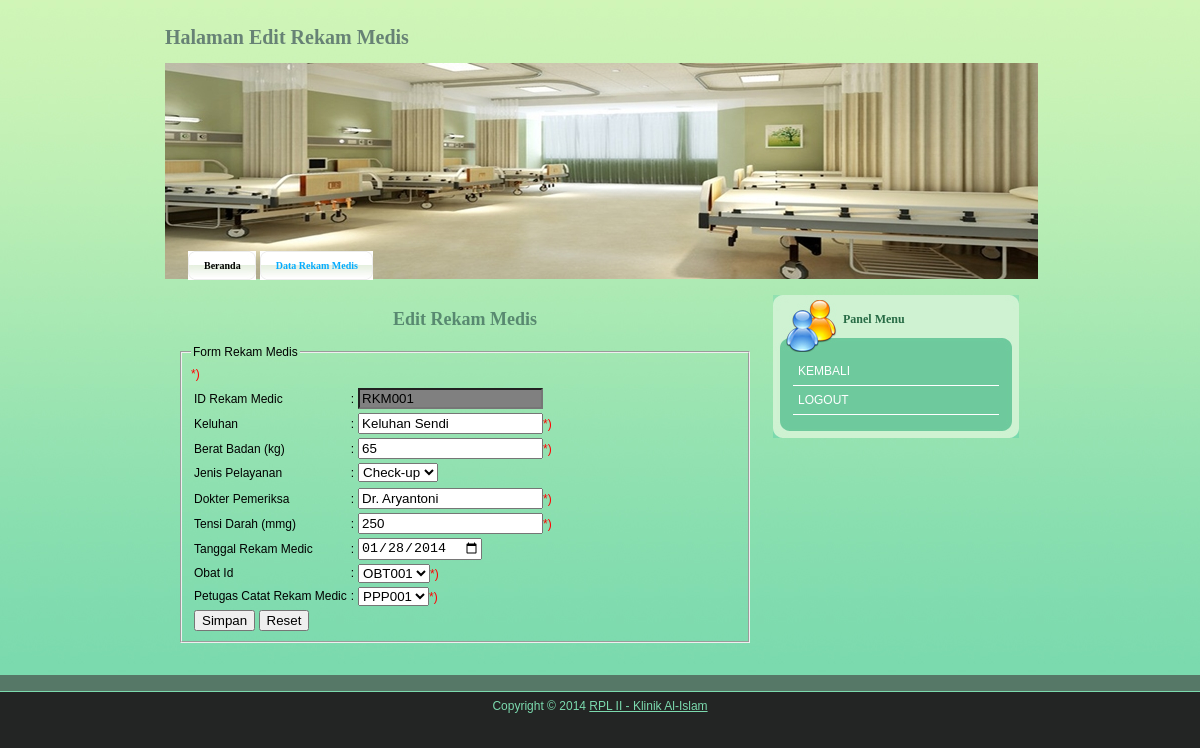
Screenshot of /perawat_editrekam.php?id=RKM001 with the database file from the repository.
### tables this page shows
CREATE TABLE IF NOT EXISTS `rekam_medis` (
  `rekam_id` char(6) NOT NULL,
  `rekam_keluhan` varchar(70) DEFAULT NULL,
  `rekam_beratbadan` int(11) DEFAULT NULL,
  `rekam_pelayanan` varchar(20) DEFAULT NULL,
  `rekam_pemeriksa` varchar(20) DEFAULT NULL,
  `rekam_tensidarah` char(5) DEFAULT NULL,
  `rekam_tgl` date DEFAULT NULL,
  `obat_id` char(6) DEFAULT NULL,
  `petugas_id` char(6) DEFAULT NULL,
  PRIMARY KEY (`rekam_id`),
  KEY `obat_id` (`obat_id`),
  KEY `petugas_id` (`petugas_id`)
);

### perawat_editrekam.php (the view, shortened to what this page needs)
<?php
include 'includes/koneksi.php';
if (isset($_GET['id'])) {
    $query = $dbh->query("SELECT * FROM rekam_medis WHERE rekam_id = '$_GET[id]'");
    $data  = $query->fetch(PDO::FETCH_ASSOC);
} else {
    echo "ID tidak tersedia !";
	echo "<a href='perawat_tambahrekam.php'> Tambah Data Rekam Medis</a>";
	echo "Atau ";
	echo "<a href='perawat_rekam.php'> Kembali</a>";
    exit();
}
?>
<!DOCTYPE html PUBLIC "-//W3C//DTD XHTML 1.0 Transitional//EN" "http://www.w3.org/TR/xhtml1/DTD/xhtml1-transitional.dtd">
<html xmlns="http://www.w3.org/1999/xhtml">
		<head>
		<link href="adsi.css" rel="stylesheet" type="text/css" />
		</head>
<body>
	<div id="templatemo_top_bg">
   	  <div class="templatemo_container">
        	<div id="templatemo_header">
            	<div id="templatemo_logo">
	            	Halaman Edit Rekam Medis
                </div>
                <div id="templatemo_header_bottom">
                	<div id="templatemo_menu">
                    	<ul>
                        	<li><a href="perawat_beranda.php"><b>Beranda</b></a></li>
							<li class="current"><a href="perawat_rekam.php"><b>Data Rekam Medis</b></a></li>
                        </ul>
                    </div>
                </div>
            </div>
            <div id="templatemo_content">
            	<div id="templatemo_content_left">
                	<div class="templatemo_post">
						<h1 align="center">Edit Rekam Medis</h1>
							<fieldset style="width : auto%; margin: auto;">
								<legend>Form Rekam Medis</legend>
								<table border="0">
									<tr><form method="post" action="perawat_updaterekam.php">
									<tr><td>ID Rekam Medic</td><td>:</td><td><input type="text" name="id" value="<?php echo $data['rekam_id']; ?>" readonly style="background-color: gray;" /></td></tr><tr>
										<td>Keluhan</td><td>:</td><td><input type="text" maxlength="25" name="rekam_keluhan" value="<?php echo $data['rekam_keluhan']; ?>" required /><font color="red">*)</font></td>
									</tr><tr>
										<td>Berat Badan (kg)</td><td>:</td><td><input type="text" maxlength="25" name="rekam_beratbadan" value="<?php echo $data['rekam_beratbadan']; ?>" required /><font color="red">*)</font></td>
									</tr><tr>
										<td>Jenis Pelayanan</td><td>:</td><td><?php if ($data['rekam_pelayanan'] == 'Check up') : ?>
										<select name="rekam_pelayanan">
											<option value="Check Up" checked>Check-up</option>
											<option value="Medical">Medical</option>
										</select>
										<?php else : ?>
										<select name="rekam_pelayanan">
											<option value="Check Up">Check-up</option>
										</select>
										<?php endif; ?></td><font color="red">*)</font></td>									</tr><tr>
										<td>Dokter Pemeriksa</td><td>:</td><td><input type="text" maxlength="25" name="rekam_pemeriksa" value="<?php echo $data['rekam_pemeriksa']; ?>" required /><font color="red">*)</font></td>
									</tr><tr>
										<td>Tensi Darah (mmg)</td><td>:</td><td><input type="text" maxlength="3" name="rekam_tensidarah" value="<?php echo $data['rekam_tensidarah']; ?>" required /><font color="red">*)</font></td>
									</tr><tr>
										<td>Tanggal Rekam Medic</td><td>:</td><td><input type="date" name="rekam_tgl" value="<?php echo $data['rekam_tgl']; ?>"/></td>
									</tr><tr>
										<td>Obat Id</td><td>:</td><td>
										<?php
										$ambil = "SELECT obat_id from obat";
										$hasil = mysql_query($ambil);
										?>
										<select name="obat_id">
										<?php
										while ($line = mysql_fetch_array($hasil, MYSQL_ASSOC)){
										?>
										<option value="<?php echo $line['obat_id'];?>"> <?php echo$line['obat_id'];?></option>
										<?php
										}
										?>
										</select><font color="red">*)</font></td><td>
									</tr><tr>
										<td>Petugas Catat Rekam Medic</td><td>:</td><td>
										<?php
										$ambil = "SELECT petugas_id from petugas where left(petugas_id,3)='PPP'";
										$hasil = mysql_query($ambil);
										?>
										<select name="petugas_id">
										<?php
										while ($line = mysql_fetch_array($hasil, MYSQL_ASSOC)){
										?>
										<option value="<?php echo $line['petugas_id'];?>"> <?php echo$line['petugas_id'];?></option>
										<?php
										}
										?>
										</select><font color="red">*)</font></td><td>
									</tr><tr>
										<td>
										<input type="submit" value="Simpan">
										<input type="reset" value="Reset" onclick="return confirm('Hapus data yang telah diinput?')"></td>
									</tr></form>
								</table>
							</fieldset>
                    </div>
              </div>
              <div id="templatemo_content_right">
                    <div class="templatemo_section">
                    	<div class="templatemo_section_2_top">
                        Panel Menu
                        </div>
                        <div class="templatemo_section_2_mid">
                        <ul>
                        	<li><a href="perawat_rekam.php">KEMBALI</a> </li>
                        	<li><a href="index.php">LOGOUT</a> </li>
						</ul>
                        </div>
                        <div class="templatemo_section_2_bottom">
                        </div>
                    </div>
                </div>
                <div class="cleaner_with_height"></div>
        </div>
        <div class="cleaner_with_height"></div>
   	  </div>
    </div>
    <div id="templatemo_bottom_bg">
    	<div class="templatemo_container">
        	<div id="templatemo_bottom_panel">
			</div>
            <div class="cleaner_with_height"></div>
        </div>
    </div>
    <?php include 'includes/footer.php'; ?>
</body>
</html>

### adsi.css (style rules this page uses)
html { background: #232524; }
body { margin: 0; padding:0; font-family: Arial, Helvetica, sans-serif; font-size: 12px; line-height: 1.5em; width: 100%; display: table; }
a:link, a:visited { color: #006699; text-decoration: underline; }
.templatemo_container { width: 900px; margin: auto; }
#templatemo_bottom_bg { width: 100%; background: #567867; border-bottom: 1px solid #7bdaae; }
#templatemo_top_bg { width: 100%; background: #7bdaae url(images/templatemo_bg.jpg) repeat-x; }
#templatemo_header { width: 100%; height: 280px; }
#templatemo_logo { float: left; width: 600px; height: 20px; font-family: Tahoma; font-size: 20px; font-weight: bold; color: #678275; margin: 28px 0 0 15px; padding: 0; }
#templatemo_header_bottom { float: left; width: 873px; height: 216px; background: url(images/templatemo_header.jpg) no-repeat; margin: 15px 0 0 15px; }
#templatemo_menu { width: 465px; height: 29px; margin: 170px 0 0 23px; padding: 0; }
#templatemo_menu ul { list-style: none; display: inline; }
#templatemo_menu li a { float: left; display: block; color: #000; background: url(images/templatemo_menu_left.jpg) no-repeat; text-decoration: none; font-family: Tahoma; font-size: 10px; margin: 0 4px 0 0; padding: 0; height: 29px; line-height: 29px; text-align: center; cursor: pointer; }
#templatemo_menu li a b { float: left; display: block; margin: 0 0 0 6px; padding: 0 15px 0 10px; background: url(images/templatemo_menu_right.jpg) right top no-repeat; color: #000; }
#templatemo_menu li.current a, #templatemo_menu li a:hover, #templatemo_menu li.current a b, #templatemo_menu li a:hover b { color: #05acff; }
#templatemo_content { margin: 15px; padding: 0; }
#templatemo_content_left { float: left; width: 600px; }
#templatemo_content_left .templatemo_post { margin: 15px; padding: 0; }
.templatemo_post h1 { font-family: Tahoma; font-size: 18px; color: #588970; margin: 0 0 15px 0; padding: 0; }
#templatemo_content_right { float: right; width: 250px; margin: 0 12px 0 0 ; padding: 0; }
.templatemo_section { margin: 0 0 15px 0; padding: 0; }
.templatemo_section_2_top { width: 176px; height: 42px; font-family: Tahoma; font-weight: bold; font-size: 12px; color: #276b45; background: url(images/templatemo_section_2_top_bg.jpg) no-repeat; margin: 0; padding: 15px 0 0 70px; }
.templatemo_section_2_mid { width: 246px; background: url(images/templatemo_section_2_mid_bg.jpg) repeat-y; margin: 0; padding: 5px 0; }
.templatemo_section_2_bottom { width: 246px; height: 18px; background: url(images/templatemo_section_2_bottom_bg.jpg) no-repeat; }
.templatemo_section_2_mid ul { list-style: none; margin: 0 20px; padding: 0; }
.templatemo_section_2_mid li { border-bottom: 1px solid #fff; margin: 0; padding: 5px; }
.templatemo_section_2_mid li a { color: #fff; text-decoration: none; }
#templatemo_bottom_panel { width: 100%; margin: 0; padding: 15px 0 0 0; }
.cleaner_with_height { clear: both; height: 1px; }

### rows the page displays
rekam_medis: id "RKM001", rekam_keluhan "Keluhan Sendi", rekam_beratbadan "65", rekam_pemeriksa "Dr. Aryantoni", rekam_tensidarah "250", rekam_tgl "01/28/2014"

### other values shown
form field obat_id "OBT001"
form field petugas_id "PPP001"
